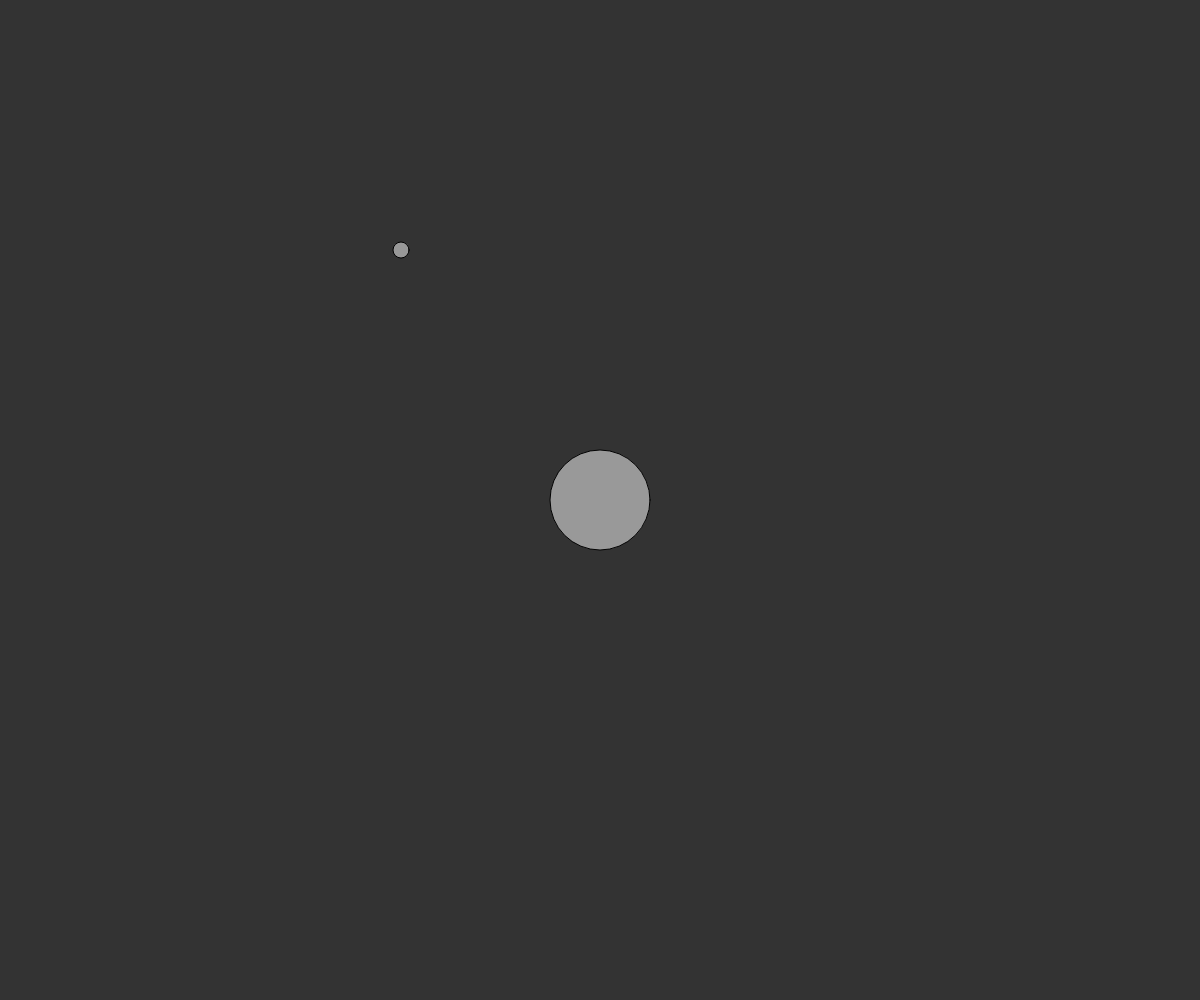
Frame 1 (no input)
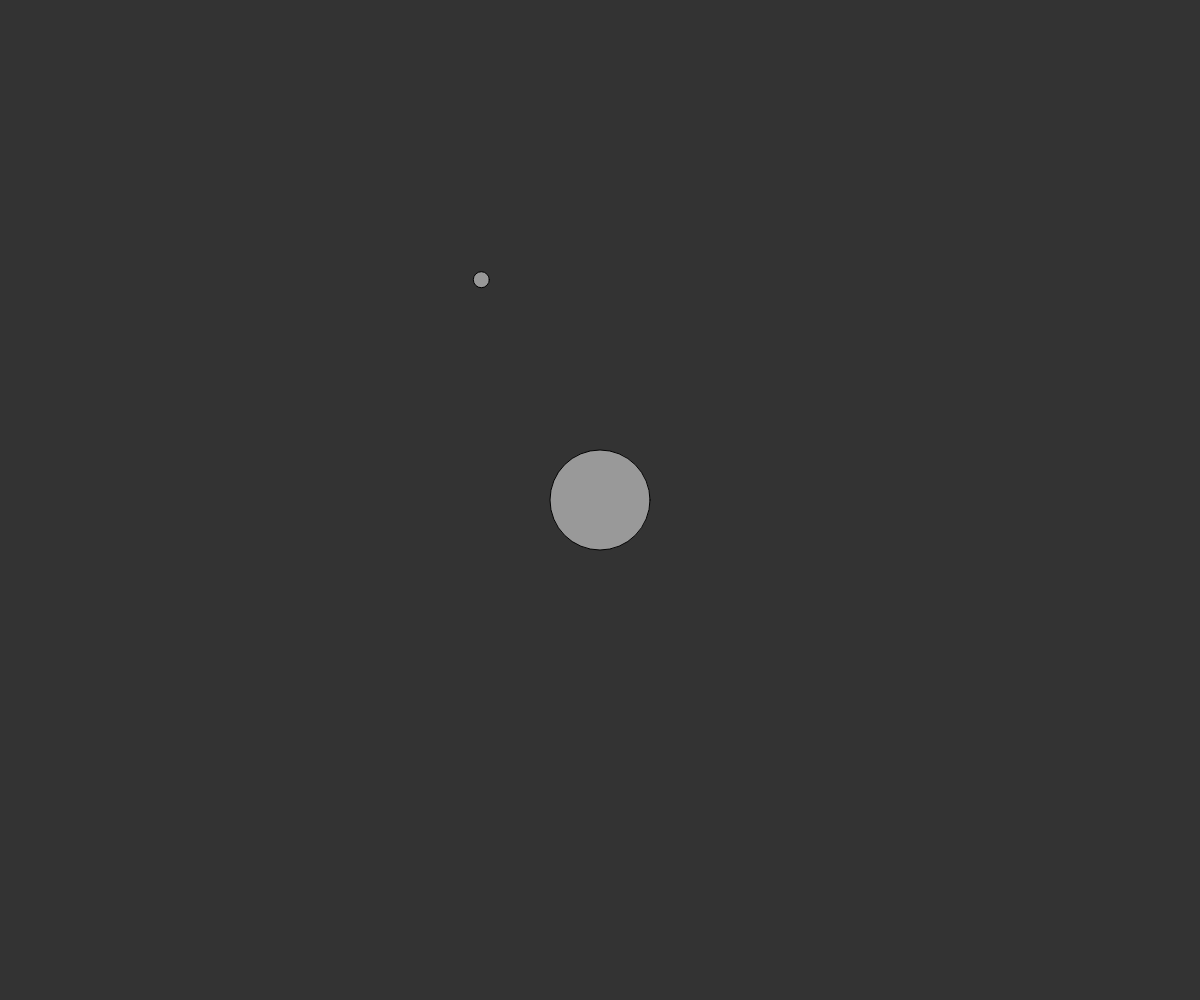
Frame 60 (no input)
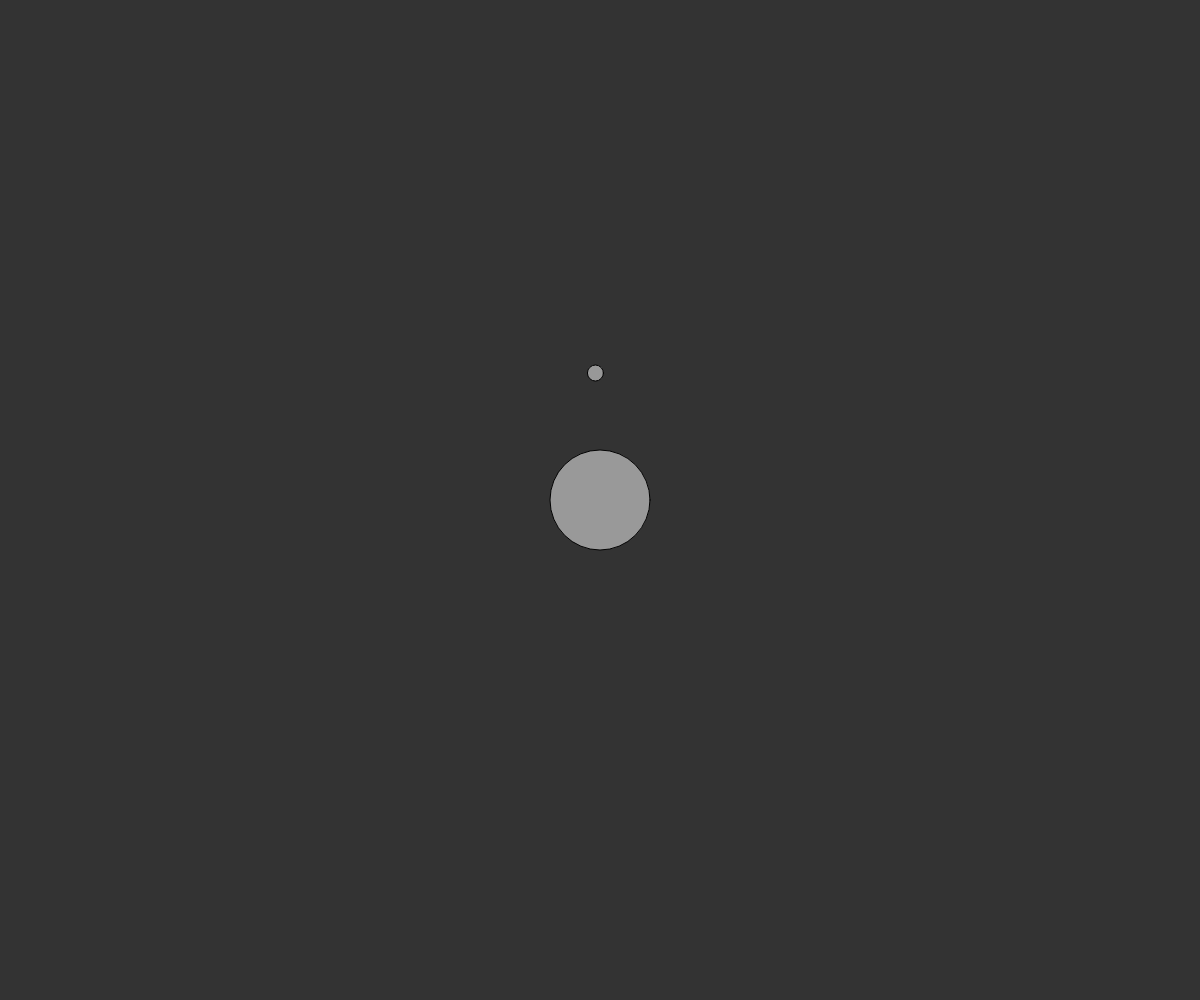
Frame 120 (the mouse pressed at the canvas centre since frame 60)

The p5.js sketch that drew these frames (run headless with seeded random() and noise() and a simulated clock; from frame 60 on, the mouse is pressed at the canvas centre):

// p5.js sketch
// ── sketch.js
var particula;
var atractor;

function setup(){
   createCanvas(window.innerWidth, window.innerHeight);
   particula =  new Particula()
   atractor =  new Attractor(width/2, height/2);
}

function draw(){
   background(51);

   var fuerza = atractor.calculateAttraction(particula)
   particula.applyForce(fuerza)

   particula.update()
   particula.display()

   atractor.display()

}
// ── attractor.js
var Attractor = function() {
    this.pos = createVector(width/2, height/2);
    this.mass = 50;
    this.G = 1;
  
    this.calculateAttraction = function(p) {
      // Calcular la direccion de la fuerza
      var fuerza = p5.Vector.sub(this.pos, p.pos);
      // Disctancia entre los objetos
      var distance = fuerza.mag();
      // restriccion artificial
      distance = constrain(distance, 3, 50);
      // Normalize el vector 
      fuerza.normalize();
      // calcular la magnitud de la fuerza gravitacional
      var impulso = (this.G * this.mass * p.mass) / (distance * distance);
      //la fuerza del vector --> magnitude * direction
      fuerza.mult(impulso);
      return fuerza;
    }
  
    // Method to display
    this.display = function() {
      ellipseMode(CENTER);
      ellipse(this.pos.x, this.pos.y, this.mass*2, this.mass*2);
    }
  }
  
// ── particula.js

var Particula = function() {
  this.pos = createVector(400, 250);
  this.vel = createVector(1, 0);
  this.acc = createVector(0, 0);
  this.mass = 1;

  this.applyForce = function(force) {
    var f = force.copy();
    f.div(this.mass);
    this.acc.add(f);
  };

  this.update = function() {
    this.vel.add(this.acc);
    this.pos.add(this.vel);
    this.acc.mult(0);
  };

  this.display = function() {
    fill(255, 127);
    ellipse(this.pos.x, this.pos.y, this.mass*16, this.mass*16);
  };
}
